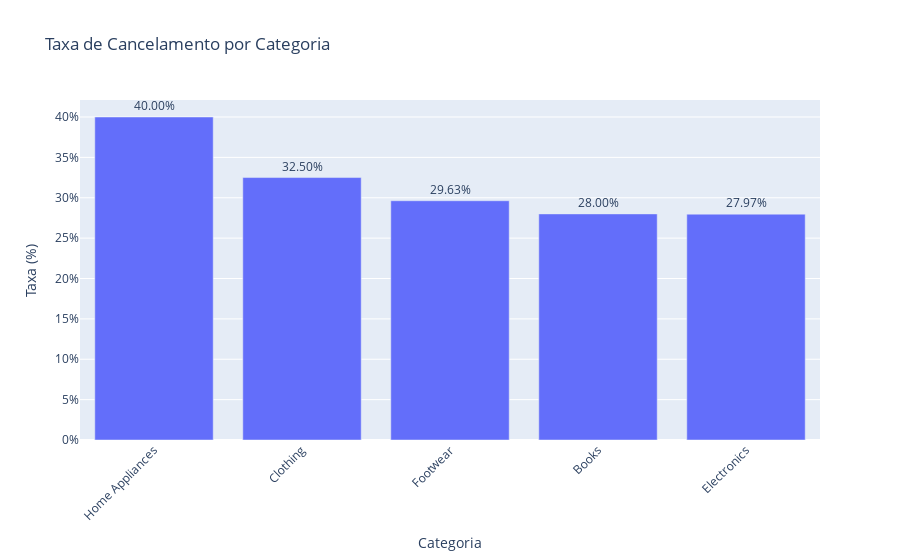

Source (notebook cell):
### Markdown cell above
🛒 1. Taxa de cancelamento por categoria ou produto
➤ Objetivo: Descobrir onde há maior perda de vendas.

### Code cell
# Filtrar pedidos cancelados
cancelamentos = df_Amazon[df_Amazon['Status'] == 'Cancelled']

# Calcular taxa de cancelamento por categoria
taxa_cancelamento = cancelamentos.groupby('Category')['Order ID'].count() / df_Amazon.groupby('Category')['Order ID'].count()

# Converter para DataFrame para visualização
taxa_cancelamento_df = taxa_cancelamento.reset_index()
taxa_cancelamento_df.columns = ['Categoria', 'Taxa de Cancelamento']
taxa_cancelamento_df = taxa_cancelamento_df.sort_values(by='Taxa de Cancelamento', ascending=False)

# Criar gráfico
fig = px.bar(taxa_cancelamento_df, 
             x='Categoria', 
             y='Taxa de Cancelamento',
             title='Taxa de Cancelamento por Categoria',
             labels={'Categoria': 'Categoria', 'Taxa de Cancelamento': 'Taxa (%)'},
             text=taxa_cancelamento_df['Taxa de Cancelamento'].apply(lambda x: f'{x:.2%}'))

fig.update_traces(textposition='outside')
fig.update_layout(yaxis_tickformat='.0%', xaxis_tickangle=-45)

fig.show()

### Figure 1 — Plotly figure (JSON) as saved in the notebook; plotly's stock layout.template omitted (floating-point values rounded to 4 significant figures)
{"data": [{"alignmentgroup": "True", "hovertemplate": "Categoria=%{x}<br>Taxa (%)=%{y}<br>text=%{text}<extra></extra>", "legendgroup": "", "marker": {"color": "#636efa", "pattern": {"shape": ""}}, "name": "", "offsetgroup": "", "orientation": "v", "showlegend": false, "text": ["40.00%", "32.50%", "29.63%", "28.00%", "27.97%"], "textposition": "outside", "type": "bar", "x": ["Home Appliances", "Clothing", "Footwear", "Books", "Electronics"], "xaxis": "x", "y": [0.4, 0.325, 0.2963, 0.28, 0.2797], "yaxis": "y"}], "layout": {"barmode": "relative", "legend": {"tracegroupgap": 0}, "title": {"text": "Taxa de Cancelamento por Categoria"}, "xaxis": {"anchor": "y", "domain": [0, 1], "tickangle": -45, "title": {"text": "Categoria"}}, "yaxis": {"anchor": "x", "domain": [0, 1], "tickformat": ".0%", "title": {"text": "Taxa (%)"}}}}
